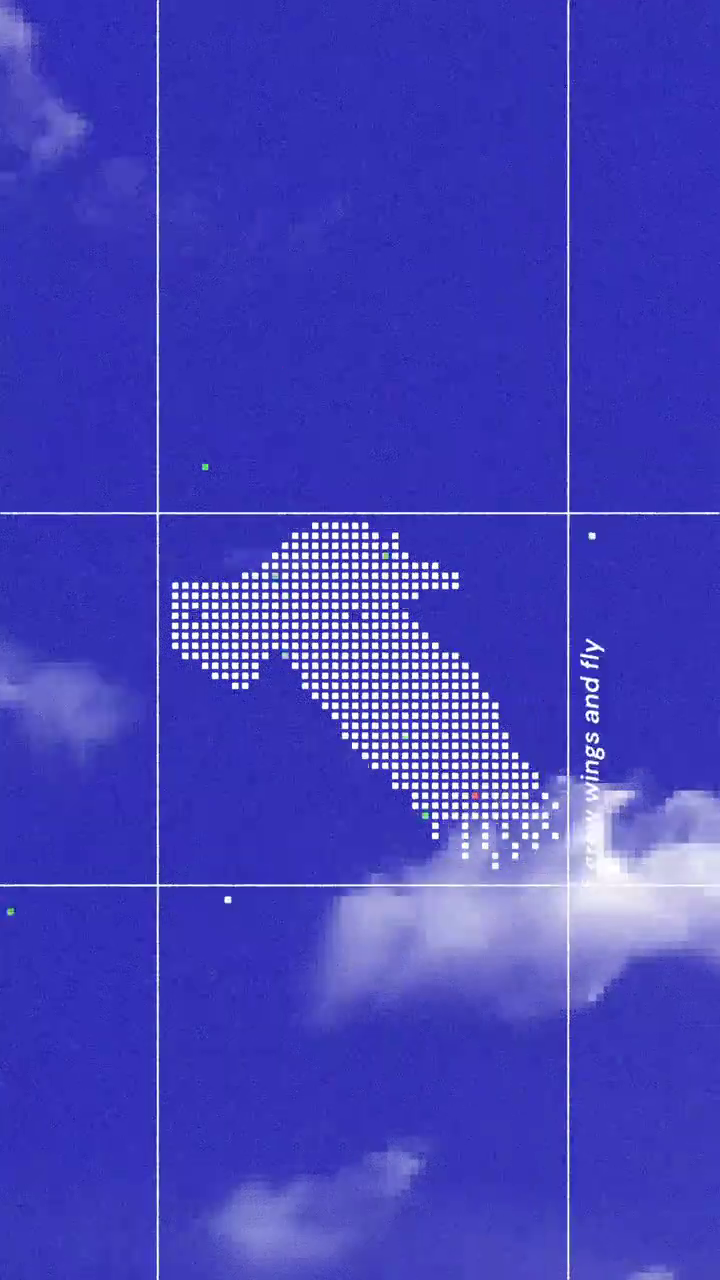
#> input picture dev/reference/extracted_frames/frame_001_0.08s.png, 720 x 1280 px; its folder holds 4 pictures in this run
$ python scratch_contact.py
#> lines starting #> are read from the running program, lines starting #| are printed output that depends on the picture; after the words box and inside, x2 and y2 are one past the last pixel; in counts of white or black regions, pixels touching at a corner belong together
import cv2
import glob
import os
import numpy as np

frames_dir = r"c:\Apps\personal site project\refrences\extracted_frames"
files = sorted(glob.glob(os.path.join(frames_dir, "frame_*.png")))

# Let's inspect the first 24 frames (first 2 seconds, which contains at least 1-2 complete flap cycles)
# The bird dots are white squares: RGB ~ [255, 255, 255]
# Let's find the exact dot positions in frame 0 vs frame 1 vs frame 2 ... frame 24

crop_y1, crop_y2 = 200, 750
crop_x1, crop_x2 = 180, 520

# Let's save a collage or contact sheet of the bird crops for frames 0 to 23
crops = []
for i in range(24):
    img = cv2.imread(files[i])
#> img is the input picture: shape (1280, 720, 3); mean B, G, R 186.4, 65.6, 68
    crop = img[crop_y1:crop_y2, crop_x1:crop_x2]
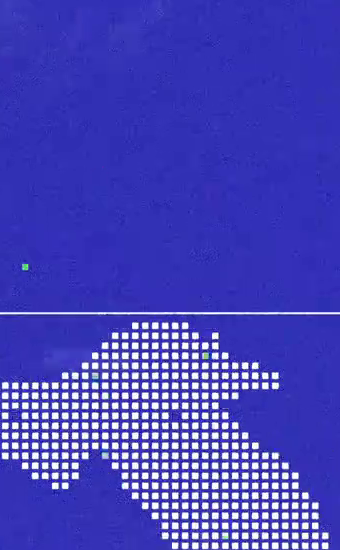
#> crop: shape (550, 340, 3); mean B, G, R 185.6, 69.4, 71.4
    # Add frame number text on the crop
    cv2.putText(crop, f"F{i} ({i/12.0:.2f}s)", (10, 30), cv2.FONT_HERSHEY_SIMPLEX, 0.7, (0, 255, 0), 2)
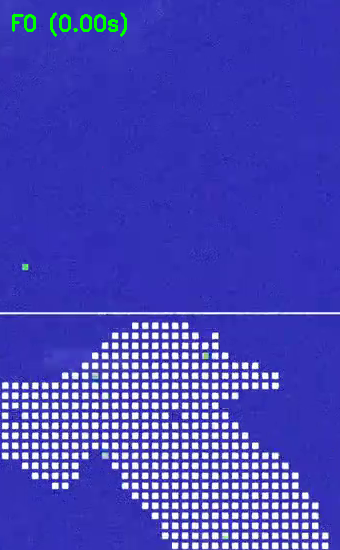
#> crop: shape (550, 340, 3); 0.46% of pixels changed, all inside (x1, y1, x2, y2) = (12, 12, 127, 37)
    crops.append(crop)
#> pass 2 of the loop `for i in range(24):`:
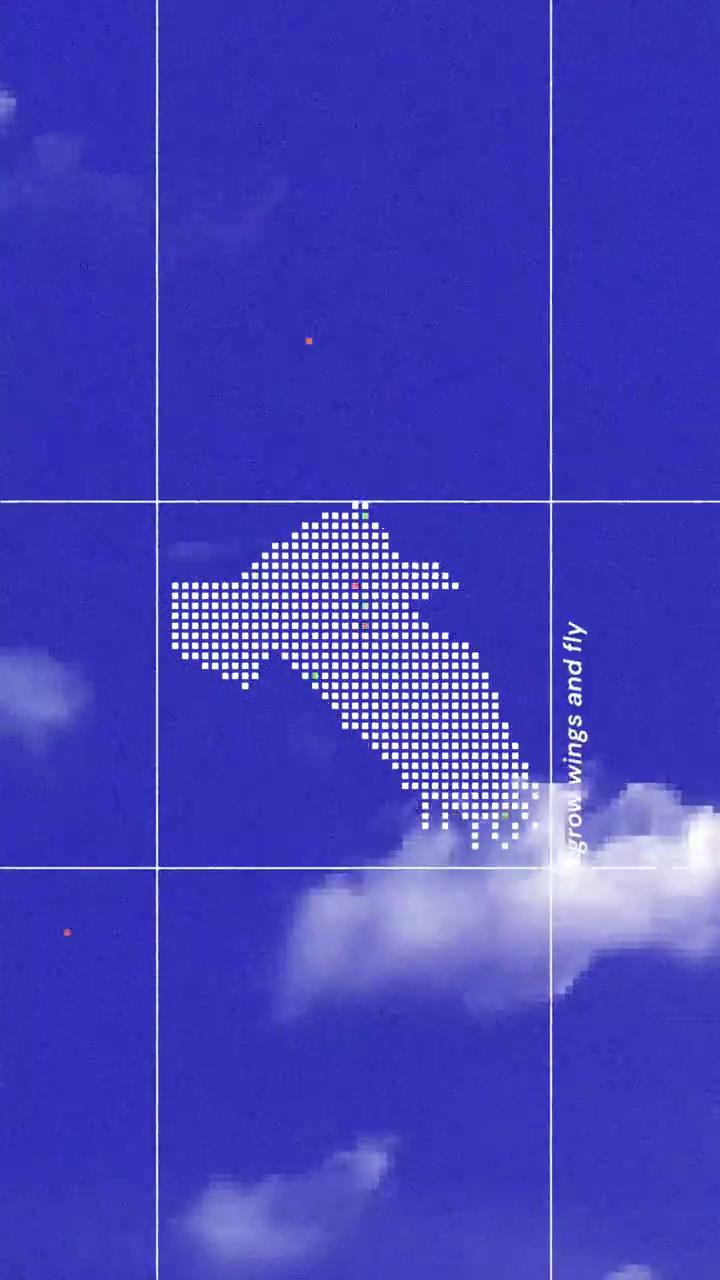
#> input picture dev/reference/extracted_frames/frame_002_0.17s.png, 720 x 1280 px
#> img is the input picture: shape (1280, 720, 3); mean B, G, R 186.7, 65.9, 68.4
#> `crop = img[crop_y1:crop_y2, crop_x1:crop_x2]`:
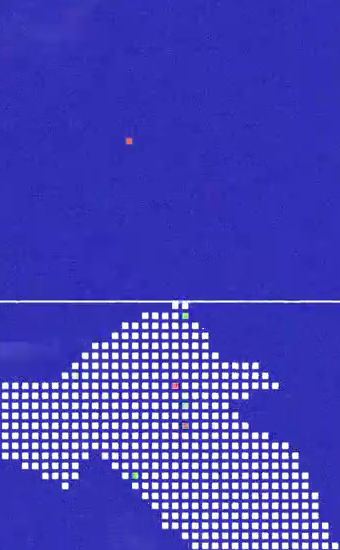
#> crop: shape (550, 340, 3); mean B, G, R 185.9, 70.1, 72.4
#> `cv2.putText(crop, f"F{i} ({i/12.0:.2f}s)", (10, 30), cv2.FONT_HERSHEY_..`:
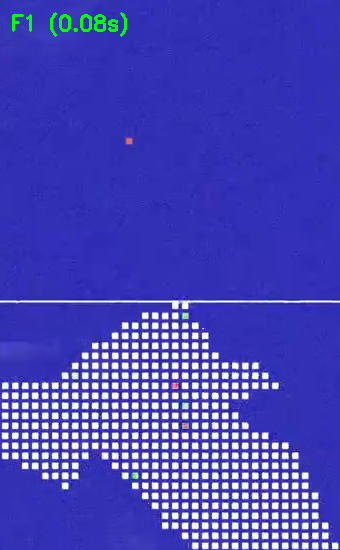
#> crop: shape (550, 340, 3); 0.43% of pixels changed, all inside (x1, y1, x2, y2) = (12, 12, 127, 37)
#> pass 3 of the loop `for i in range(24):`:
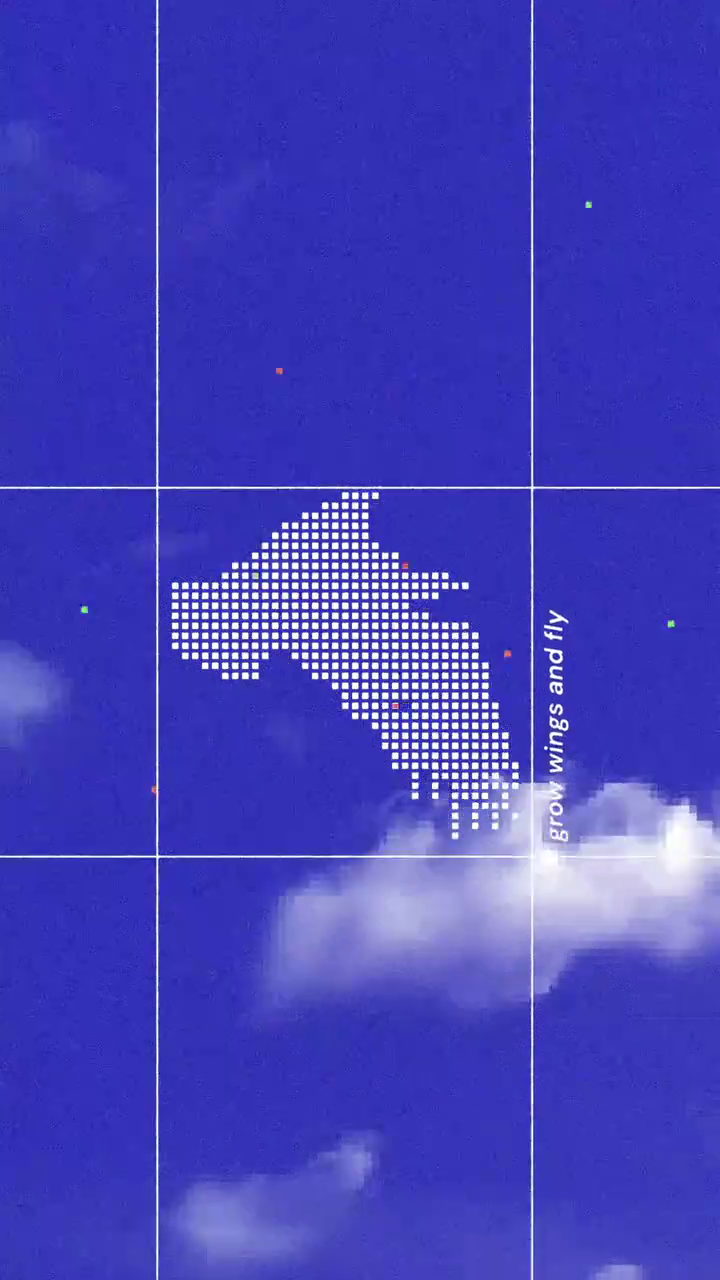
#> input picture dev/reference/extracted_frames/frame_003_0.25s.png, 720 x 1280 px
#> img is the input picture: shape (1280, 720, 3); mean B, G, R 186.6, 66.1, 68.4
#> `crop = img[crop_y1:crop_y2, crop_x1:crop_x2]`:
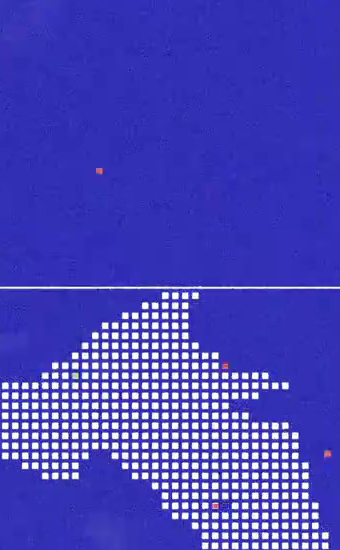
#> crop: shape (550, 340, 3); mean B, G, R 185.7, 70.1, 72.4
#> `cv2.putText(crop, f"F{i} ({i/12.0:.2f}s)", (10, 30), cv2.FONT_HERSHEY_..`:
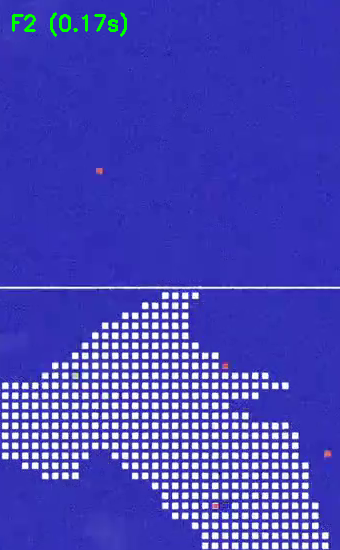
#> crop: shape (550, 340, 3); 0.39% of pixels changed, all inside (x1, y1, x2, y2) = (12, 12, 127, 37)
#> (the run stopped early here; a loop or call above may not have finished)
